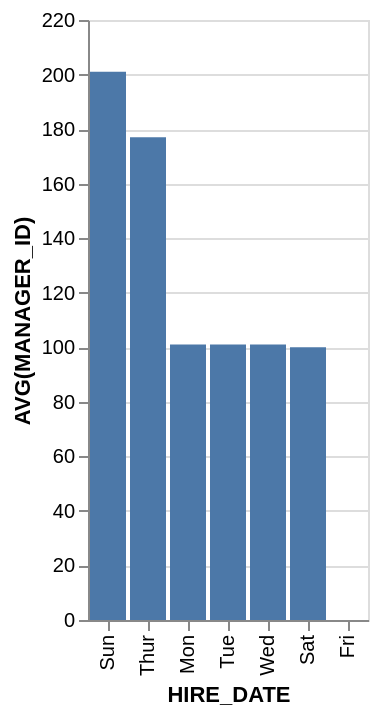

Here is the Vega-Lite specification saved for this chart:
### Vega-Lite specification from a JSON file in a GitHub repository (floating-point values rounded to 4 significant figures)
{"data": {"values": [{"x_data": "Mon", "y_data": 101}, {"x_data": "Tue", "y_data": 101}, {"x_data": "Wed", "y_data": 101}, {"x_data": "Thur", "y_data": 177}, {"x_data": "Fri", "y_data": 0}, {"x_data": "Sat", "y_data": 100}, {"x_data": "Sun", "y_data": 201}]}, "mark": "bar", "encoding": {"x": {"field": "x_data", "type": "nominal", "title": "HIRE_DATE", "sort": {"op": "sum", "field": "y_data", "order": "descending"}}, "y": {"field": "y_data", "type": "quantitative", "title": "AVG(MANAGER_ID)"}}}
